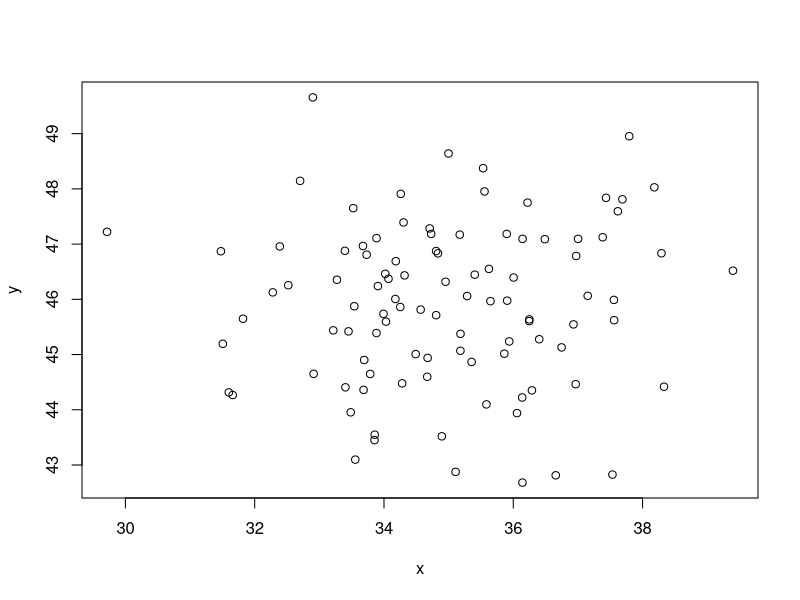

The R script that drew this image: (Note: this script raises an error after producing the figure.)
## ---- chunk 1
library(knitr)
opts_chunk$set(collapse = TRUE)
## ---- chunk 2
dplyr::glimpse(iris)
## ---- chunk 3
search()
library("dplyr")
search()

glimpse(iris)
## ---- chunk 4
x = 2
y = c(1,2,3)

x + y

sum(x,y)
## ---- chunk 5
# base functions
seq(1:5)
sum(c(2, 39, 22))

# parameters are given using a single '='
x = rnorm(n = 100, mean = 35, sd = 2)

# but they don't have to be named as long as you give them in the right order
y = rnorm(100, 46, 1.5)
plot(x, y)

# functions can be nested
print(paste("The mean of the x vector is", round(mean(x))))

# a simple function of our own devising
say_hello = function(name) {
	say = paste("Hello", name)
	print(say)
}

say_hello("Matthew")

## ---- chunk 6
cats = "cool"

if (cats == "cool") {
	print("You know it!")
}

## ---- chunk 7
cats = "uncool"

if (cats == "cool") {
	print("You know it!")
} else {
	print("Whaaat?!")
}
## ---- chunk 8
dogs = "cool"

if (cats == "cool") {
	print("You know it!")
} else if (dogs == "cool" ) {
	print("Phew, I was worried about you there.")
} else {
	print("Whaaat?!")
}
## ---- chunk 9
3 + 2 == 4

any(is.na(x))

some_values = c(1,2,3,4)
3 %in% some_values

# The %in% function retuns TRUE or FALSE for every value on the left-hand side depending on if a match is found
# on the right hand side.  This can be useful for if statements but only if it returns a single TRUE/FALSE

test_values = c(0,3,5)
if (test_values %in% some_values) {
	print("Yup")
}

test_values %in% some_values

## ---- chunk 10
seq(1,10)

seq(1, 20, by = 2)

seq(from = 2, by = 2.5, length.out = 10)

rep(2, 3)

rep(1:3, 4)

rep(1:3, each = 2)

rep(c("A", "B", "C"), each = 6)

## ---- chunk 11
normal_dist = rnorm(n = 1e6, mean = 2, sd = 1.2)
hist(normal_dist, main = "A normal distribution")

uniform_dist = runif(n = 1e6, min = 10, max = 20)
hist(uniform_dist, main = "A uniform distribution")

## ---- chunk 12
set.seed(3823)

x = sample(1:1000, size = 50, replace = TRUE)

max(x)

min(x)

range(x)

mean(x)

median(x)

sum(x)

sd(x)

y = rnorm(x, 1, 0.2 * x) + x
plot(x,y)

var(x)

cor(x,y)

## ---- chunk 13
my_model = lm(y ~ x)

print(my_model)

summary(my_model)

plot(x, y, main = "Linear model")
abline(my_model, col = "red")
